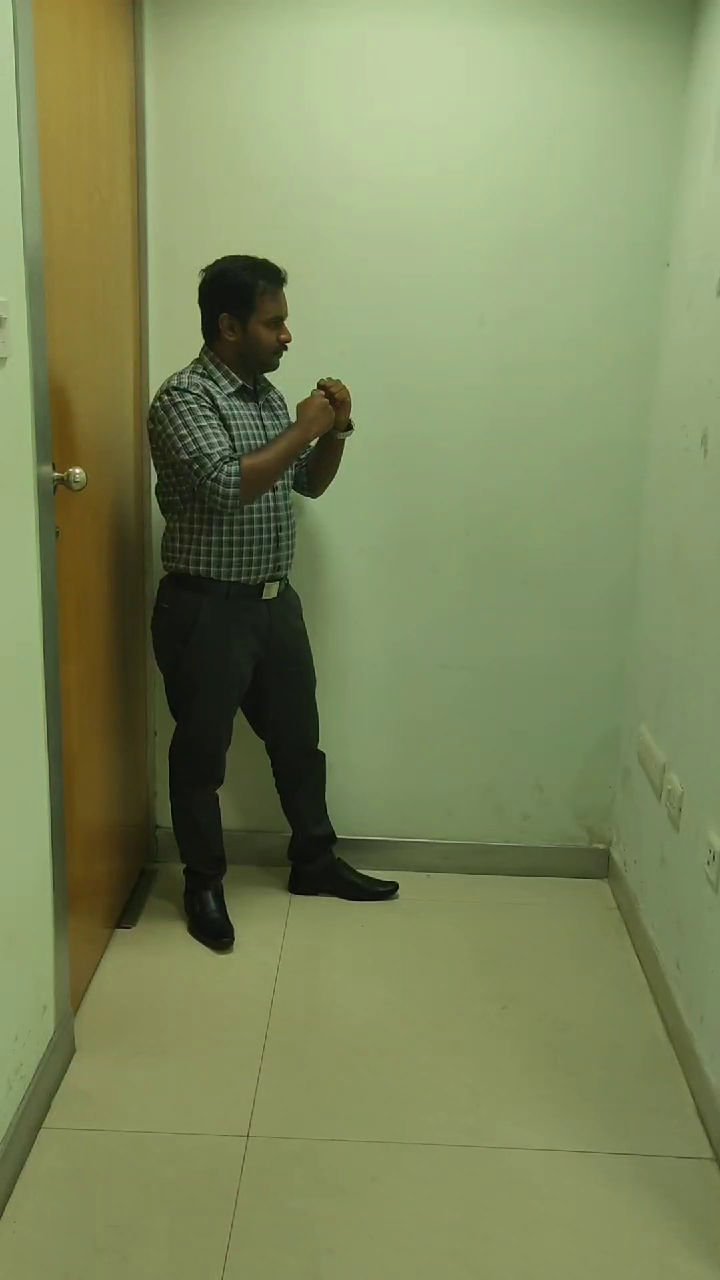
#> input picture frame 10 of test.mp4, 720 x 1280 px
$ python keypoints_from_video_enhanced.py --activity 'punch - side' --video test.mp4
#> lines starting #> are read from the running program, lines starting #| are printed output that depends on the picture; after the words box and inside, x2 and y2 are one past the last pixel; in counts of white or black regions, pixels touching at a corner belong together
### pose_enhanced.py
import cv2
import numpy as np

class PoseEnhanced:
    def __init__(self):
        # Use more sophisticated detection approach
        self.use_enhanced_detection = True

    def getpoints(self, image_input):
        """
        Extract pose keypoints from image using enhanced OpenCV detection
        Returns: list of coordinates [x1, y1, x2, y2, ..., x17, y17, s1, s2, ..., s17, total_score]
        """
        pos_temp_data = []
        total_score = 0

        # Enhanced pose detection using multiple techniques
        gray = cv2.cvtColor(image_input, cv2.COLOR_BGR2GRAY)

        # Apply Gaussian blur to reduce noise
        blurred = cv2.GaussianBlur(gray, (5, 5), 0)

        # Use adaptive thresholding for better edge detection
        thresh = cv2.adaptiveThreshold(blurred, 255, cv2.ADAPTIVE_THRESH_GAUSSIAN_C, cv2.THRESH_BINARY, 11, 2)

        # Find contours
        contours, _ = cv2.findContours(thresh, cv2.RETR_EXTERNAL, cv2.CHAIN_APPROX_SIMPLE)

        if contours:
            # Filter contours by area to find human-like shapes
            valid_contours = []
            for contour in contours:
                area = cv2.contourArea(contour)
                if area > 1000:  # Minimum area threshold
                    valid_contours.append(contour)

            if valid_contours:
                # Find the largest valid contour
                largest_contour = max(valid_contours, key=cv2.contourArea)

                # Get bounding box
                x, y, w, h = cv2.boundingRect(largest_contour)

                # Create 17 keypoints based on the bounding box with better distribution
                keypoints = []

                # Head and face (5 points)
                keypoints.append((x + w * 0.5, y + h * 0.05))  # Top of head
                keypoints.append((x + w * 0.3, y + h * 0.1))   # Left temple
                keypoints.append((x + w * 0.7, y + h * 0.1))   # Right temple
                keypoints.append((x + w * 0.4, y + h * 0.15))  # Left eye
                keypoints.append((x + w * 0.6, y + h * 0.15))  # Right eye

                # Shoulders and arms (6 points)
                keypoints.append((x + w * 0.2, y + h * 0.25))  # Left shoulder
                keypoints.append((x + w * 0.8, y + h * 0.25))  # Right shoulder
                keypoints.append((x + w * 0.1, y + h * 0.35))  # Left elbow
                keypoints.append((x + w * 0.9, y + h * 0.35))  # Right elbow
                keypoints.append((x + w * 0.05, y + h * 0.45)) # Left wrist
                keypoints.append((x + w * 0.95, y + h * 0.45)) # Right wrist

                # Body and legs (6 points)
                keypoints.append((x + w * 0.4, y + h * 0.5))   # Left hip
                keypoints.append((x + w * 0.6, y + h * 0.5))   # Right hip
                keypoints.append((x + w * 0.35, y + h * 0.7))  # Left knee
                keypoints.append((x + w * 0.65, y + h * 0.7))  # Right knee
                keypoints.append((x + w * 0.3, y + h * 0.9))   # Left ankle
                keypoints.append((x + w * 0.7, y + h * 0.9))   # Right ankle

                # Add coordinates
                for kp in keypoints:
                    pos_temp_data.append(kp[1])  # y coordinate
                    pos_temp_data.append(kp[0])  # x coordinate

                # Add confidence scores (higher for better detection)
                for _ in range(17):
                    score = 0.9  # Higher confidence for enhanced detection
                    pos_temp_data.append(score)
                    total_score += score

                pos_temp_data.append(total_score)
            else:
                # No valid contours found
                for _ in range(17):
                    pos_temp_data.append(0.0)  # y coordinates
                    pos_temp_data.append(0.0)  # x coordinates
                for _ in range(17):
                    pos_temp_data.append(0.0)  # scores
                pos_temp_data.append(0.0)  # total score
        else:
            # If no contours found, return zeros
            for _ in range(17):
                pos_temp_data.append(0.0)  # y coordinates
                pos_temp_data.append(0.0)  # x coordinates
            for _ in range(17):
                pos_temp_data.append(0.0)  # scores
            pos_temp_data.append(0.0)  # total score

        return pos_temp_data

    def getpoints_vis(self, image_input):
        """
        Extract pose keypoints and return visualization image
        """
        pos_temp_data = self.getpoints(image_input)

        # Create visualization
        black_image = np.zeros((image_input.shape[0], image_input.shape[1], 3), dtype='uint8')

        # Draw keypoints with different colors for different body parts
        colors = [
            (255, 0, 0),   # Red for head
            (255, 0, 0),   # Red for head
            (255, 0, 0),   # Red for head
            (255, 0, 0),   # Red for head
            (255, 0, 0),   # Red for head
            (0, 255, 0),   # Green for arms
            (0, 255, 0),   # Green for arms
            (0, 255, 0),   # Green for arms
            (0, 255, 0),   # Green for arms
            (0, 255, 0),   # Green for arms
            (0, 255, 0),   # Green for arms
            (0, 0, 255),   # Blue for body
            (0, 0, 255),   # Blue for body
            (0, 0, 255),   # Blue for body
            (0, 0, 255),   # Blue for body
            (0, 0, 255),   # Blue for body
            (0, 0, 255),   # Blue for body
        ]

        for i in range(0, 34, 2):
            x = int(pos_temp_data[i + 1])
            y = int(pos_temp_data[i])
            if x > 0 and y > 0:
                color = colors[i // 2] if i // 2 < len(colors) else (255, 255, 255)
                cv2.circle(black_image, (x, y), 5, color, -1)

        return pos_temp_data, black_image

    def bounding_box(self, coords):
        """Calculate bounding box from coordinates"""
        min_x = float('inf')
        min_y = float('inf')
        max_x = float('-inf')
        max_y = float('-inf')

        # Handle different input formats
        if isinstance(coords, list):
            # If coords is a list of [x, y] pairs
            for coord in coords:
                x, y = coord[0], coord[1]
                if x < min_x:
                    min_x = x
                if x > max_x:
                    max_x = x
                if y < min_y:
                    min_y = y
                if y > max_y:
                    max_y = y
        else:
            # If coords is a flat list [y1, x1, y2, x2, ...]
            for i in range(0, len(coords), 2):
                x, y = coords[i+1], coords[i]  # x, y coordinates
                if x < min_x:
                    min_x = x
                if x > max_x:
                    max_x = x
                if y < min_y:
                    min_y = y
                if y > max_y:
                    max_y = y

        return [(int(min_x), int(min_y)), (int(max_x), int(min_y)),
                (int(max_x), int(max_y)), (int(min_x), int(max_y))]

    def roi(self, imagepoints):
        """Extract ROI coordinates"""
        coords_new_reshaped = imagepoints[0:34]
        coords_new = np.asarray(coords_new_reshaped).reshape(17, 2)

        # Convert to list format for bounding_box
        coords_list = coords_new.tolist()
        roi_coords = self.bounding_box(coords_list)
        coords_new = self.get_new_coords(coords_new, roi_coords)
        coords_new = coords_new.reshape(34,)
        coords_new = np.concatenate((coords_new[0:34], imagepoints[34:52]))
        return coords_new

    def get_new_coords(self, coords, fun_bound):
        """Normalize coordinates relative to bounding box"""
        coords[:, :1] = coords[:, :1] - fun_bound[0][0]
        coords[:, 1:2] = coords[:, 1:2] - fun_bound[0][1]
        return coords

### keypoints_from_video_enhanced.py
import cv2
import time
import math
import numpy
import numpy as np
from pose_enhanced import PoseEnhanced
from score import Score
import pickle
import argparse

# USAGE : python3 keypoints_from_video_enhanced.py --activity "punch - side" --video "test.mp4"

ap = argparse.ArgumentParser()
ap.add_argument("-a", "--activity", required=True,
    help="activity to be recorder")
ap.add_argument("-v", "--video", required=True,
    help="video file from which keypoints are to be extracted")
ap.add_argument("-l", "--lookup", default="lookup_enhanced.pickle",
    help="The pickle file to dump the lookup table")
args = vars(ap.parse_args())


def main():
    a = PoseEnhanced()
    b = []
    c = {}

    cap = cv2.VideoCapture(args["video"])
    i = 1

    if not cap.isOpened():
        print("Error in opening video")
        return

    while cap.isOpened():
        ret_val, image = cap.read()
#> image is the input picture: shape (1280, 720, 3); mean B, G, R 91.9, 135.8, 125.3
        if ret_val:
            image = cv2.resize(image, (372, 495))
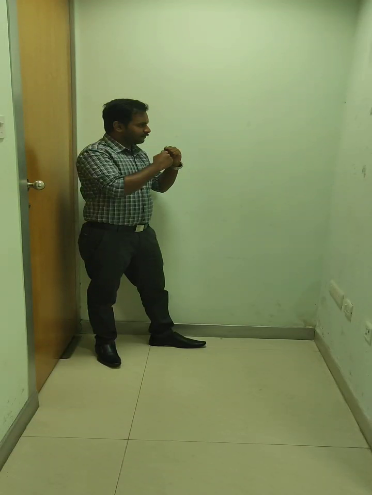
#> image: shape (495, 372, 3); mean B, G, R 91.9, 135.7, 125.2
            input_points, input_black_image = a.getpoints_vis(image)
#> in getpoints, `gray = cv2.cvtColor(image_input, cv2.COLOR_BGR2GRAY)`:
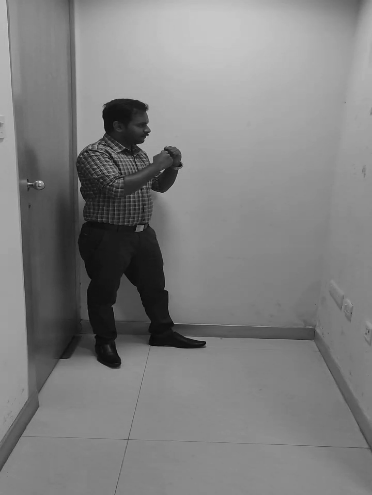
#> gray: shape (495, 372); min 4, max 223, mean 127.5
#> in getpoints, `thresh = cv2.adaptiveThreshold(blurred, 255, cv2.ADAPTIVE_THRESH_GAUSS..`:
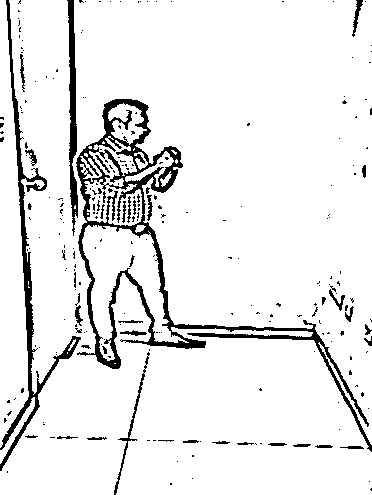
#> thresh: shape (495, 372); 91.6% white; 250 black regions (212 under 20 px)
#> in getpoints, `contours, _ = cv2.findContours(thresh, cv2.RETR_EXTERNAL, cv2.CHAIN_AP..`: contours = 26 contours, 15 with area under 20; largest, box (x1, y1, x2, y2) and area: (0, 0, 372, 495) 149872, (0, 0, 29, 448) 7590, (82, 225, 189, 361) 5389, (84, 136, 143, 226) 2428, (108, 103, 147, 145) 806
#> the loop in getpoints, `for contour in contours:` made 26 passes
#> area on passes 1, 8, 9, 13, 15, 17, 18, 23: 314.5, 42.5, 5389, 53.5, 183.5, 80, 366.5, 2428.5
#> after the loop in getpoints, `for contour in contours:`: valid_contours = 4 contours; box (x1, y1, x2, y2) and area: (0, 0, 372, 495) 149872, (0, 0, 29, 448) 7590, (82, 225, 189, 361) 5389, (84, 136, 143, 226) 2428
#> in getpoints, `largest_contour = max(valid_contours, key=cv2.contourArea)`: largest_contour = contour of 1737 points, box (x1, y1, x2, y2) (0, 0, 372, 495), area 149872
#> in getpoints, `x, y, w, h = cv2.boundingRect(largest_contour)`: x = 0; w = 372; h = 495
#> the loop in getpoints, `for kp in keypoints:` made 17 passes
#> kp on passes 1 to 8: (186, 24.75), (111.6, 49.5), (260.4, 49.5), (148.8, 74.25), (223.2, 74.25), (74.4, 123.8), (297.6, 123.8), (37.2, 173.2)
#> after the loop in getpoints, `for kp in keypoints:`: pos_temp_data = 34 values, max 445.5 at index 30, min 18.6 at index 19, mean 192.7
#> after the loop in getpoints, `for _ in range(17):`: pos_temp_data = 51 values, max 445.5 at index 30, min 0.9 at index 34, mean 128.8; total_score = 15.3
#> in getpoints_vis, `pos_temp_data = self.getpoints(image_input)`: pos_temp_data = 52 values, max 445.5 at index 30, min 0.9 at index 34, mean 126.6
#> the loop in getpoints_vis, `for i in range(0, 34, 2):` made 17 passes
#> (x, y) on passes 1 to 8: (186, 24), (111, 49), (260, 49), (148, 74), (223, 74), (74, 123), (297, 123), (37, 173)
#> after the loop in getpoints_vis, `for i in range(0, 34, 2):`:
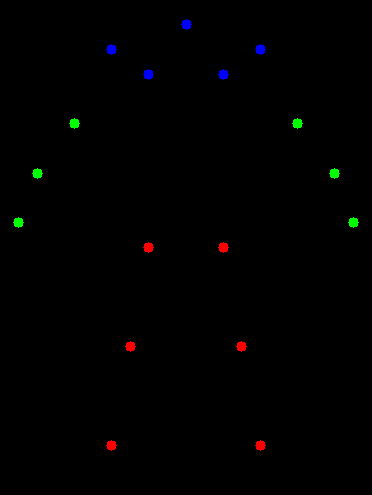
#> black_image: shape (495, 372, 3); mean of channels 0, 1, 2 0.6, 0.7, 0.7; drawn as B, G, R
#> input_points has the same summary as pos_temp_data in getpoints_vis
            input_points = input_points[0:34]
#> input_points = 34 values, max 445.5 at index 30, min 18.6 at index 19, mean 192.7
            print(f"Frame {i}: {len(input_points)} points extracted")
#| Frame 1: 34 points extracted
            input_new_coords = a.roi(input_points)
#> in roi, `coords_new_reshaped = imagepoints[0:34]`: coords_new_reshaped has the same summary as input_points in main
#> in roi, `coords_new = np.asarray(coords_new_reshaped).reshape(17, 2)`: coords_new = 17 rows, first 8: [24.75, 186], [49.5, 111.6], [49.5, 260.4], [74.25, 148.8], [74.25, 223.2], [123.8, 74.4], [123.8, 297.6], [173.2, 37.2]
#> in roi, `coords_list = coords_new.tolist()`: coords_list = [[24.75, 186], [49.5, 111.6], [49.5, 260.4], [74.25, 148.8], [74.25, 223.2], [123.8, 74.4], [123.8, 297.6], [173.2, 37.2], [173.2, 334.8], [222.8, 18.6], [222.8, 353.4], [247.5, 148.8], [247.5, 223.2], [346.5, 130.2], [346.5, 241.8], [445.5, 111.6], [445.5, 260.4]]
#> the loop in bounding_box, `for coord in coords:` made 17 passes
#> (x, y, min_x, max_x, min_y, max_y) on pass 1: (24.75, 186, 24.75, 24.75, 186, 186)
#> after the loop in bounding_box, `for coord in coords:`: max_x = 445.5; max_y = 353.4; min_x = 24.75; min_y = 18.6
#> in roi, `roi_coords = self.bounding_box(coords_list)`: roi_coords = [(24, 18), (445, 18), (445, 353), (24, 353)]
#> in roi, `coords_new = self.get_new_coords(coords_new, roi_coords)`: coords_new = 17 rows, first 8: [0.75, 168], [25.5, 93.6], [25.5, 242.4], [50.25, 130.8], [50.25, 205.2], [99.75, 56.4], [99.75, 279.6], [149.2, 19.2]
#> in roi, `coords_new = coords_new.reshape(34,)`: coords_new = 34 values, max 421.5 at index 30, min 0.6 at index 19, mean 171.7
#> input_new_coords has the same summary as coords_new in roi
            input_new_coords = input_new_coords[0:34]
            input_new_coords = np.asarray(input_new_coords).reshape(17, 2)
#> input_new_coords = 17 rows, first 8: [0.75, 168], [25.5, 93.6], [25.5, 242.4], [50.25, 130.8], [50.25, 205.2], [99.75, 56.4], [99.75, 279.6], [149.2, 19.2]
            b.append(input_new_coords)
            cv2.imshow("Enhanced Pose Detection", input_black_image)
            if cv2.waitKey(1) & 0xFF == ord('q'):
#> (key q is pressed here)
                break
            i = i + 1
        else:
            break
    cap.release()
    cv2.destroyAllWindows()

    b = np.array(b)
#> b has the same summary as input_new_coords

    print(f"Extracted {b.shape[0]} frames")
#| Extracted 1 frames
    print(f"Shape: {b.shape}")
#| Shape: (1, 17, 2)
    print("Enhanced Lookup Table Created")
    c[args["activity"]] = b
    f = open(args["lookup"], 'wb')
    pickle.dump(c, f)
    f.close()
    print(f"Saved to {args['lookup']}")


if __name__ == "__main__":
    main()

$ run again, starting later in the video
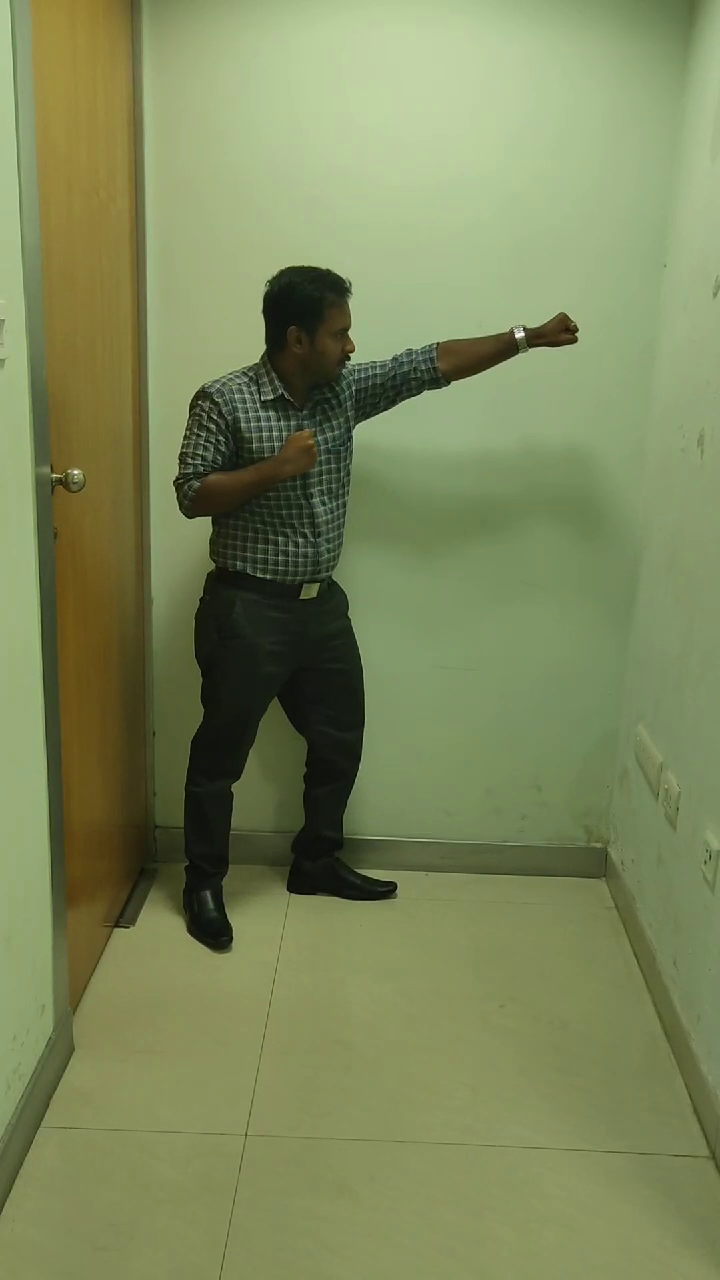
#> input picture frame 46 of test.mp4, 720 x 1280 px
#> in main, image is the input picture: shape (1280, 720, 3); mean B, G, R 90.5, 134.9, 124.6
#> image: shape (495, 372, 3)
#> in getpoints, `gray = cv2.cvtColor(image_input, cv2.COLOR_BGR2GRAY)`:
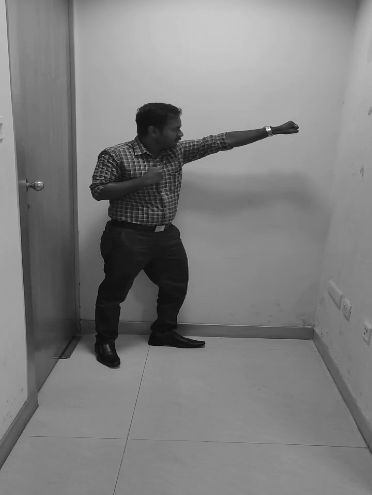
#> gray: shape (495, 372); min 5, max 246, mean 126.7
#> in getpoints, `thresh = cv2.adaptiveThreshold(blurred, 255, cv2.ADAPTIVE_THRESH_GAUSS..`:
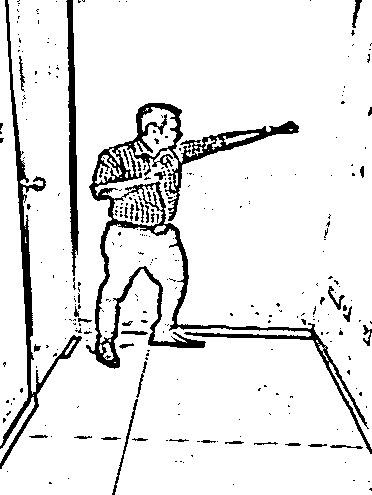
#> thresh: shape (495, 372); 90.8% white; 289 black regions (245 under 20 px)
#> contours = 33 contours, 22 with area under 20; largest, box (x1, y1, x2, y2) and area: (0, 0, 372, 495) 156351, (0, 0, 28, 446) 7201, (134, 107, 177, 157) 1014, (0, 397, 35, 463) 303, (95, 155, 122, 184) 230
#> the loop in getpoints, `for contour in contours:` made 33 passes
#> area on passes 1, 5, 7, 11, 21, 25, 26, 27: 303, 92, 33.5, 44, 230.5, 24.5, 39, 121.5
#> after the loop in getpoints, `for contour in contours:`: valid_contours = 3 contours; box (x1, y1, x2, y2) and area: (0, 0, 372, 495) 156351, (0, 0, 28, 446) 7201, (134, 107, 177, 157) 1014
#> largest_contour = contour of 2707 points, box (x1, y1, x2, y2) (0, 0, 372, 495), area 156351
#> in getpoints, `x, y, w, h = cv2.boundingRect(largest_contour)`: x = 0; w = 372; h = 495
#> the loop in getpoints, `for kp in keypoints:` made 17 passes
#> kp on passes 1 to 8: (186, 24.75), (111.6, 49.5), (260.4, 49.5), (148.8, 74.25), (223.2, 74.25), (74.4, 123.8), (297.6, 123.8), (37.2, 173.2)
#> after the loop in getpoints, `for kp in keypoints:`: pos_temp_data = 34 values, max 445.5 at index 30, min 18.6 at index 19, mean 192.7
#> after the loop in getpoints, `for _ in range(17):`: pos_temp_data = 51 values, max 445.5 at index 30, min 0.9 at index 34, mean 128.8; total_score = 15.3
#> in getpoints_vis, `pos_temp_data = self.getpoints(image_input)`: pos_temp_data = 52 values, max 445.5 at index 30, min 0.9 at index 34, mean 126.6
#> the loop in getpoints_vis, `for i in range(0, 34, 2):` made 17 passes
#> (x, y) on passes 1 to 8: (186, 24), (111, 49), (260, 49), (148, 74), (223, 74), (74, 123), (297, 123), (37, 173)
#> in main, `input_points, input_black_image = a.getpoints_vis(image)`: input_points has the same summary as pos_temp_data in getpoints_vis
#> in main, `input_points = input_points[0:34]`: input_points = 34 values, max 445.5 at index 30, min 18.6 at index 19, mean 192.7
#| Frame 1: 34 points extracted
#> coords_new_reshaped has the same summary as input_points in main
#> in roi, `coords_new = np.asarray(coords_new_reshaped).reshape(17, 2)`: coords_new = 17 rows, first 8: [24.75, 186], [49.5, 111.6], [49.5, 260.4], [74.25, 148.8], [74.25, 223.2], [123.8, 74.4], [123.8, 297.6], [173.2, 37.2]
#> coords_list = [[24.75, 186], [49.5, 111.6], [49.5, 260.4], [74.25, 148.8], [74.25, 223.2], [123.8, 74.4], [123.8, 297.6], [173.2, 37.2], [173.2, 334.8], [222.8, 18.6], [222.8, 353.4], [247.5, 148.8], [247.5, 223.2], [346.5, 130.2], [346.5, 241.8], [445.5, 111.6], [445.5, 260.4]]
#> the loop in bounding_box, `for coord in coords:` made 17 passes
#> (x, y, min_x, max_x, min_y, max_y) on pass 1: (24.75, 186, 24.75, 24.75, 186, 186)
#> after the loop in bounding_box, `for coord in coords:`: max_x = 445.5; max_y = 353.4; min_x = 24.75; min_y = 18.6
#> roi_coords = [(24, 18), (445, 18), (445, 353), (24, 353)]
#> in roi, `coords_new = self.get_new_coords(coords_new, roi_coords)`: coords_new = 17 rows, first 8: [0.75, 168], [25.5, 93.6], [25.5, 242.4], [50.25, 130.8], [50.25, 205.2], [99.75, 56.4], [99.75, 279.6], [149.2, 19.2]
#> in roi, `coords_new = coords_new.reshape(34,)`: coords_new = 34 values, max 421.5 at index 30, min 0.6 at index 19, mean 171.7
#> in main, `input_new_coords = a.roi(input_points)`: input_new_coords has the same summary as coords_new in roi
#> in main, `input_new_coords = np.asarray(input_new_coords).reshape(17, 2)`: input_new_coords = 17 rows, first 8: [0.75, 168], [25.5, 93.6], [25.5, 242.4], [50.25, 130.8], [50.25, 205.2], [99.75, 56.4], [99.75, 279.6], [149.2, 19.2]
#> b has the same summary as input_new_coords
#| Extracted 1 frames
#| Shape: (1, 17, 2)
